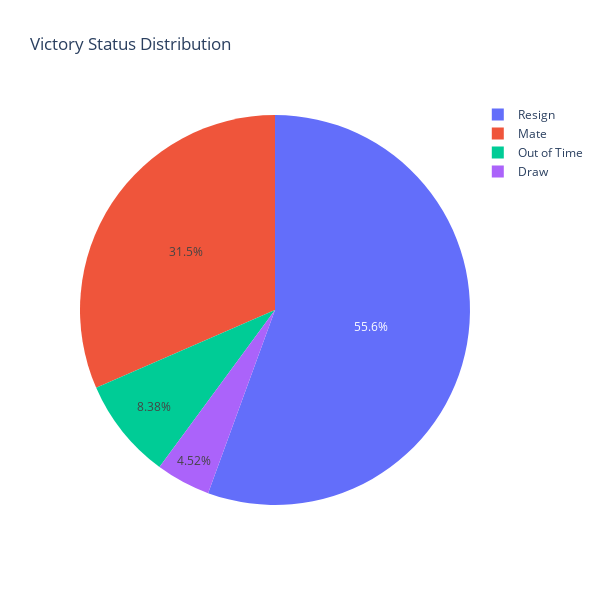

Notebook code for this chart:
### Markdown cell above
---
### **Pie Chart: Victory Status Distribution**

This visualization presents the distribution of game outcomes based on the **victory status** column. The pie chart provides a clear representation of how games typically end, breaking them into distinct categories such as checkmate, resignation, timeout, etc.

- This chart helps identify the most common ways games conclude (e.g., checkmate, resignation).
- It provides a quick comparison of the prevalence of each victory status, offering valuable insights into player behavior and game dynamics.

### Code cell
#Pie: Victory Status Distribution

df = CSV.copy()

# Count victory statuses
victory_status_counts = df['victory_status'].value_counts().reset_index()
victory_status_counts.columns = ['victory_status', 'count']

fig4 = px.pie(
    victory_status_counts, 
    names='victory_status', 
    values='count', 
    title="Victory Status Distribution"
)

fig4.update_layout(width=600, height=600)
fig4.show()

### Figure 1 — Plotly figure (JSON) as saved in the notebook; plotly's stock layout.template omitted (floating-point values rounded to 4 significant figures)
{"data": [{"domain": {"x": [0, 1], "y": [0, 1]}, "hovertemplate": "victory_status=%{label}<br>count=%{value}<extra></extra>", "labels": ["Resign", "Mate", "Out of Time", "Draw"], "legendgroup": "", "name": "", "showlegend": true, "type": "pie", "values": [11147, 6325, 1680, 906]}], "layout": {"height": 600, "legend": {"tracegroupgap": 0}, "title": {"text": "Victory Status Distribution"}, "width": 600}}
